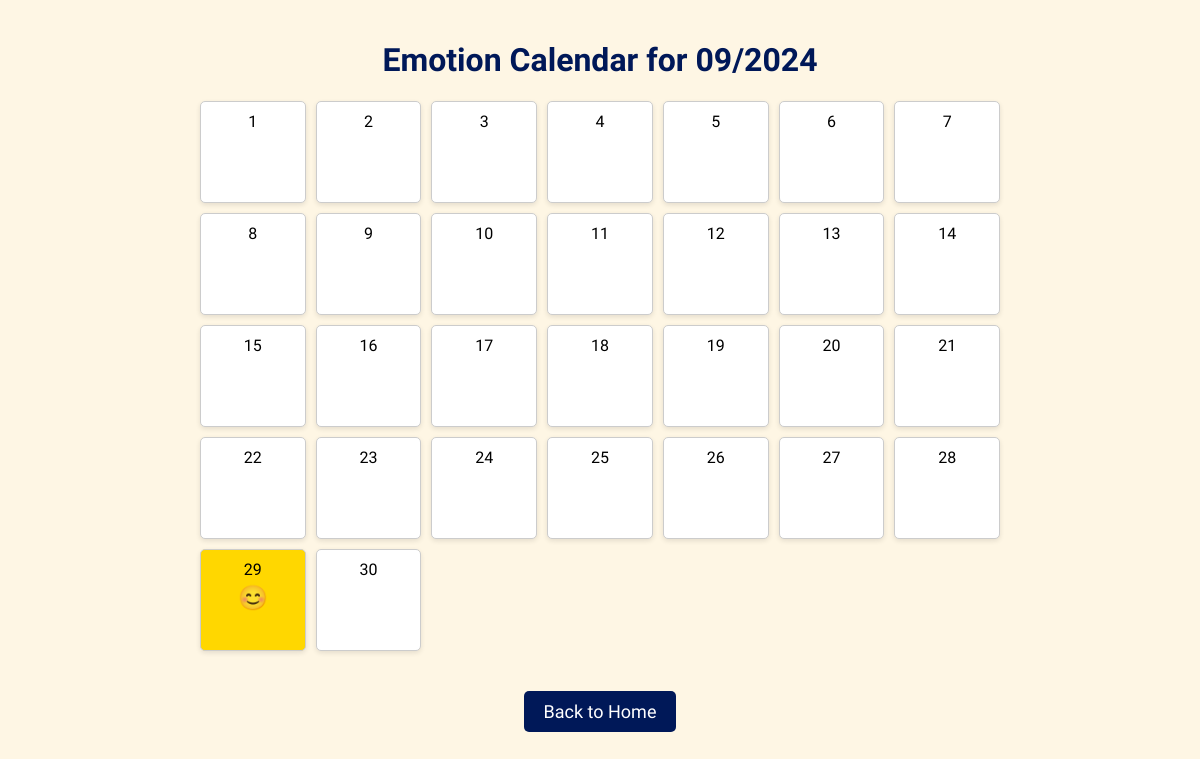
The page /calendar-view on the database as committed earlier.
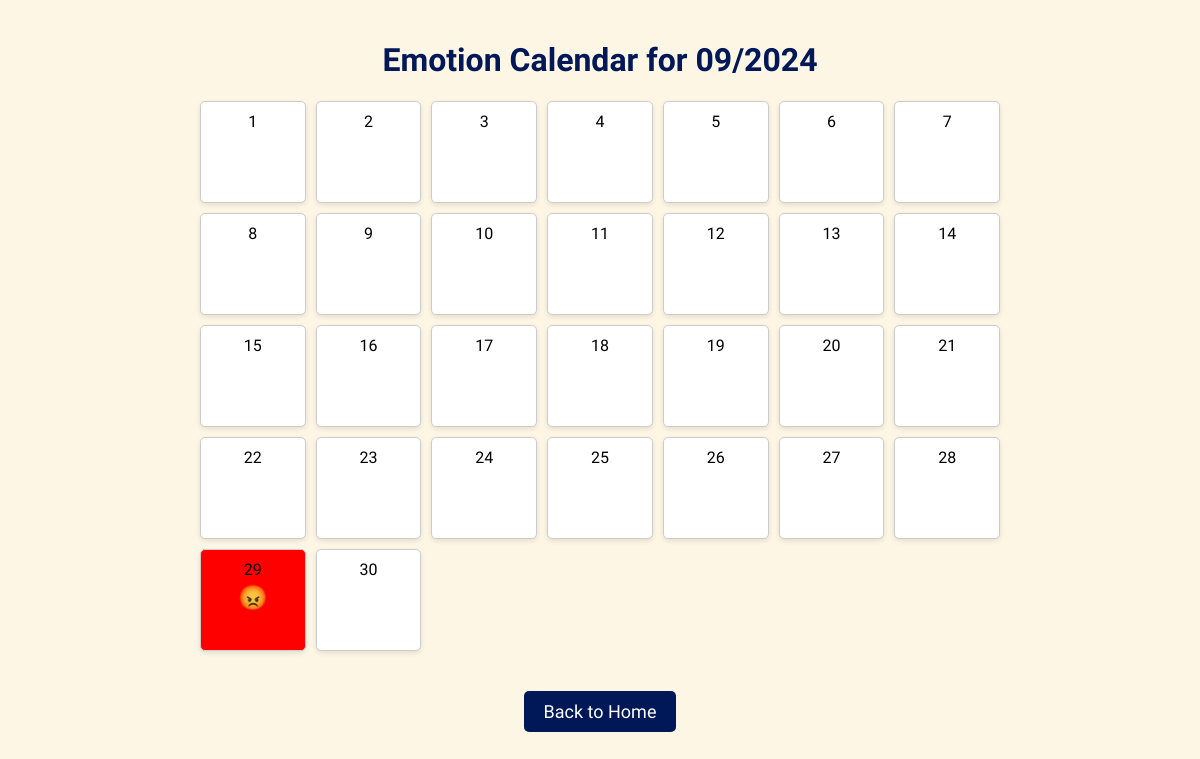
The same page on the database as committed later.
### tables this page shows
CREATE TABLE emotions (
            id INTEGER PRIMARY KEY AUTOINCREMENT,
            emotion TEXT NOT NULL,
            note TEXT,
            timestamp DATETIME DEFAULT CURRENT_TIMESTAMP
        );

### app.py (the view)
@app.route('/calendar-view', methods=['GET', 'POST'])
def calendar_view():
    selected_month = request.args.get('month', None)
    selected_year = request.args.get('year', None)
    if not selected_month or not selected_year:
        today = datetime.today()
        selected_month = today.strftime('%m')
        selected_year = today.strftime('%Y')
    selected_month_int = int(selected_month)
    selected_year_int = int(selected_year)
    conn = sqlite3.connect('emotions.db')
    cursor = conn.cursor()
    cursor.execute('''
        SELECT DATE(timestamp) as date, emotion FROM emotions
        WHERE strftime('%m', timestamp) = ? AND strftime('%Y', timestamp) = ?
    ''', (selected_month, selected_year))
    notes = cursor.fetchall()
    conn.close()
    calendar_data = {}
    for date, emotion in notes:
        calendar_data[date] = emotion
    num_days = calendar.monthrange(selected_year_int, selected_month_int)[1]
    emotion_colors = {
        'happy': '#FFD700',
        'excited': '#FF4500',
        'angry': '#FF0000',
        'sad': '#1E90FF',
        'calm': '#32CD32'
    }
    emotion_emojis = {
        'happy': '😊',
        'excited': '🏎',
        'angry': '😡',
        'sad': '😢',
        'calm': '😌',
    }
    return render_template('calendar.html',
                           calendar_data=calendar_data,
                           emotion_colors=emotion_colors,
                           emotion_emojis=emotion_emojis,
                           selected_month=selected_month,
                           selected_year=selected_year,
                           num_days=num_days)

### templates/calendar.html (shortened to what this page needs)
<!DOCTYPE html>
<html lang="en">
<head>
</head>
<body>
    <h1>Emotion Calendar for {{ selected_month }}/{{ selected_year }}</h1>
    <div class="calendar">
        {% for day in range(1, num_days + 1) %}
            <div class="day"
                 style="background-color: {{ emotion_colors.get(calendar_data.get(selected_year ~ '-' ~ selected_month ~ '-' ~ '%02d' | format(day)), '#ffffff') }}">
                <a href="/view-notes-by-date/{{ selected_year }}-{{ selected_month }}-{{ '%02d' | format(day) }}">
                    <div>{{ day }}</div>
                    {% if calendar_data.get(selected_year ~ '-' ~ selected_month ~ '-' ~ '%02d' | format(day)) %}
                        <div class="emoji">{{ emotion_emojis.get(calendar_data.get(selected_year ~ '-' ~ selected_month ~ '-' ~ '%02d' | format(day))) }}</div>
                    {% endif %}
                </a>
            </div>
        {% endfor %}
    </div>
    <a href="{{ url_for('index') }}" class="btn">Back to Home</a>
</body>
</html>

### templates/calendar.html (style rules this page uses)
body { font-family: 'Baloo 2', cursive; background-color: #fef6e4; text-align: center; margin: 0; padding: 20px; }
h1 { color: #001858; }
.calendar { display: grid; grid-template-columns: repeat(7, 1fr); gap: 10px; max-width: 800px; margin: 20px auto; }
.day { border: 1px solid #ccc; padding: 10px; text-align: center; background-color: #fff; border-radius: 5px; box-shadow: 0 2px 5px rgba(0, 0, 0, 0.1); transition: background-color 0.3s ease; min-height: 80px; }
.emoji { font-size: 24px; margin-top: 5px; }
a { text-decoration: none; color: inherit; }
.btn { display: inline-block; padding: 10px 20px; background-color: #001858; color: white; text-decoration: none; font-size: 18px; border-radius: 5px; margin-top: 20px; }

Rows that differ between the two databases and show on the page:
no longer on this page (row unchanged): emotions: get "😊"
added emotions: get "😡"
Other text that changed with them:
new list line: "29"
list line gone: "29"
